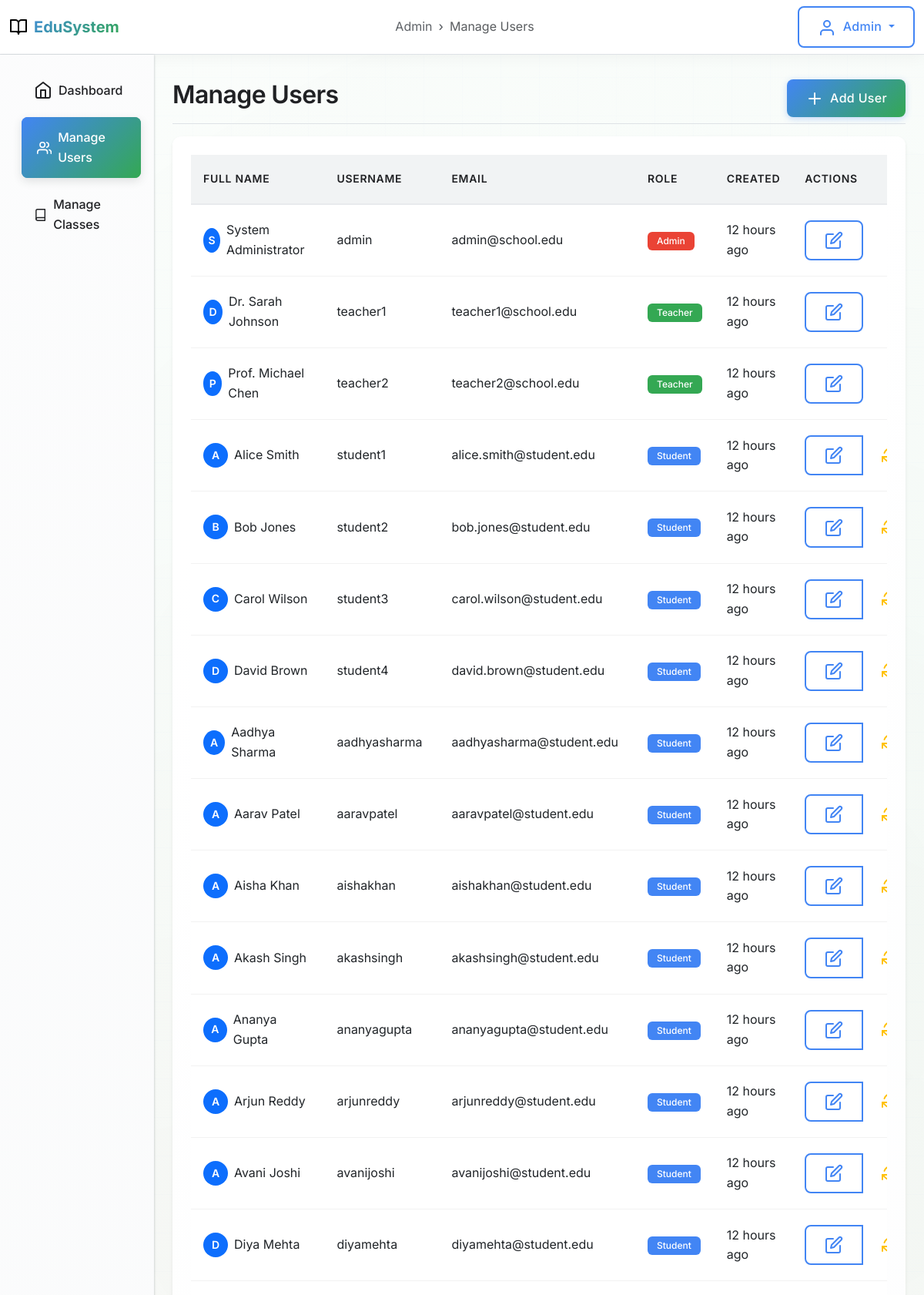
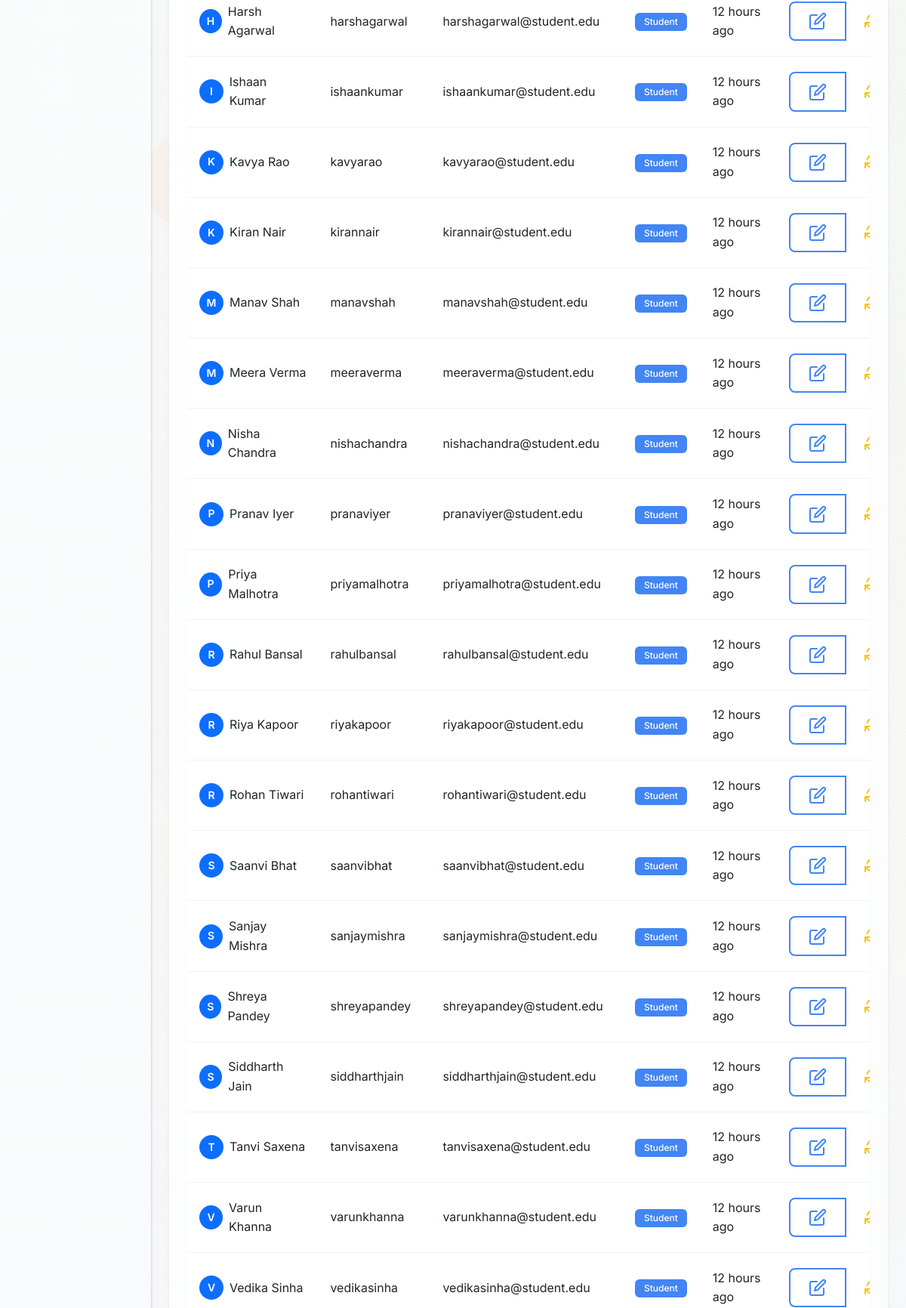
The app's page /admin/users (signed in, upper part) with its own data (2 pictures, top to bottom).
### models.py (models this page shows)
class User(UserMixin, db.Model):
    id = db.Column(db.Integer, primary_key=True)
    username = db.Column(db.String(64), unique=True, nullable=False)
    email = db.Column(db.String(120), unique=True, nullable=False)
    password_hash = db.Column(db.String(256), nullable=False)
    role = db.Column(db.String(20), nullable=False, default='student')  # admin, teacher, student
    full_name = db.Column(db.String(100), nullable=False)
    created_at = db.Column(db.DateTime, default=func.now())
    taught_classes = db.relationship('Class', backref='teacher', lazy=True)
    student_classes = db.relationship('StudentClass', backref='student', lazy=True)
    submissions = db.relationship('Submission', backref='student', lazy=True)

### routes.py (the view)
@app.route('/admin/users')
@requires_role('admin')
def manage_users():
    users = User.query.all()
    return render_template('admin/manage_users.html', users=users)

### utils.py (called while the page is built)
def requires_role(role):
    def decorator(f):
        @wraps(f)
        def decorated_function(*args, **kwargs):
            if 'user_id' not in session:
                flash('Please log in to access this page', 'error')
                return redirect(url_for('login'))
            if session.get('user_role') != role:
                flash('Access denied', 'error')
                return redirect(url_for('index'))
            return f(*args, **kwargs)
        return decorated_function
    return decorator

@app.template_filter('timeago')
def timeago_filter(dt):
    if not dt:
        return 'Never'
    from datetime import datetime
    now = datetime.now()
    diff = now - dt
    if diff.days > 0:
        return f'{diff.days} days ago'
    elif diff.seconds > 3600:
        hours = diff.seconds // 3600
        return f'{hours} hours ago'
    elif diff.seconds > 60:
        minutes = diff.seconds // 60
        return f'{minutes} minutes ago'
    else:
        return 'Just now'

### templates/admin/manage_users.html (shortened to what this page needs)
{% extends "base.html" %}
{% block breadcrumbs %}
<li class="breadcrumb-item"><a href="{{ url_for('admin_dashboard') }}">Admin</a></li>
<li class="breadcrumb-item active">Manage Users</li>
{% endblock %}
{% block sidebar %}
<ul class="nav flex-column">
    <li class="nav-item">
        <a class="nav-link" href="{{ url_for('admin_dashboard') }}">
            <i data-feather="home" class="me-2"></i>
            Dashboard
        </a>
    </li>
    <li class="nav-item">
        <a class="nav-link active" href="{{ url_for('manage_users') }}">
            <i data-feather="users" class="me-2"></i>
            Manage Users
        </a>
    </li>
    <li class="nav-item">
        <a class="nav-link" href="{{ url_for('manage_classes') }}">
            <i data-feather="book" class="me-2"></i>
            Manage Classes
        </a>
    </li>
</ul>
{% endblock %}
{% block content %}
<div class="d-flex justify-content-between flex-wrap flex-md-nowrap align-items-center pt-3 pb-2 mb-3 border-bottom">
    <h1 class="h2">Manage Users</h1>
    <div class="btn-toolbar mb-2 mb-md-0">
        <button type="button" class="btn btn-primary" data-bs-toggle="modal" data-bs-target="#createUserModal">
            <i data-feather="plus" class="me-1"></i>
            Add User
        </button>
    </div>
</div>
<div class="card border-0 shadow-sm">
    <div class="card-body">
        <div class="table-responsive">
            <table class="table table-hover">
                <thead class="table-light">
                    <tr>
                        <th>Full Name</th>
                        <th>Username</th>
                        <th>Email</th>
                        <th>Role</th>
                        <th>Created</th>
                        <th>Actions</th>
                    </tr>
                </thead>
                <tbody>
                    {% for user in users %}
                    <tr>
                        <td>
                            <div class="d-flex align-items-center">
                                <div class="avatar-sm bg-primary text-white rounded-circle d-flex align-items-center justify-content-center me-2">
                                    {{ user.full_name[0].upper() }}
                                </div>
                                {{ user.full_name }}
                            </div>
                        </td>
                        <td>{{ user.username }}</td>
                        <td>{{ user.email }}</td>
                        <td>
                            <span class="badge bg-{{ 'danger' if user.role == 'admin' else 'success' if user.role == 'teacher' else 'primary' }}">
                                {{ user.role|title }}
                            </span>
                        </td>
                        <td>{{ user.created_at|timeago }}</td>
                        <td>
                            <div class="btn-group btn-group-sm">
                                <a href="{{ url_for('edit_student', user_id=user.id) }}"
                                   class="btn btn-outline-primary" title="Edit User">
                                    <i data-feather="edit"></i>
                                </a>
                                {% if user.role == 'student' %}
                                <form method="POST" action="{{ url_for('reset_student_credentials', user_id=user.id) }}"
                                      class="d-inline" onsubmit="return confirm('Reset credentials for {{ user.full_name }}?')">
                                    <button type="submit" class="btn btn-outline-warning" title="Reset Credentials">
                                        <i data-feather="refresh-cw"></i>
                                    </button>
                                </form>
                                {% endif %}
                            </div>
                        </td>
                    </tr>
                    {% endfor %}
                </tbody>
            </table>
        </div>
    </div>
</div>
{% endblock %}

### records on screen
User: full_name "S", full_name "System Administrator", username "admin", email "admin@school.edu", role "Admin", created_at "12 hours ago"
User: full_name "D", full_name "Dr. Sarah Johnson", username "teacher1", email "teacher1@school.edu", role "Teacher", created_at "12 hours ago"
User: full_name "P", full_name "Prof. Michael Chen", username "teacher2", email "teacher2@school.edu", role "Teacher", created_at "12 hours ago"
User: full_name "A", full_name "Alice Smith", username "student1", email "alice.smith@student.edu", role "Student", created_at "12 hours ago"
User: full_name "B", full_name "Bob Jones", username "student2", email "bob.jones@student.edu", role "Student", created_at "12 hours ago"
User: full_name "C", full_name "Carol Wilson", username "student3", email "carol.wilson@student.edu", role "Student", created_at "12 hours ago"
User: full_name "D", full_name "David Brown", username "student4", email "david.brown@student.edu", role "Student", created_at "12 hours ago"
User: full_name "A", full_name "Aadhya Sharma", username "aadhyasharma", email "aadhyasharma@student.edu", role "Student", created_at "12 hours ago"
User: full_name "A", full_name "Aarav Patel", username "aaravpatel", email "aaravpatel@student.edu", role "Student", created_at "12 hours ago"
User: full_name "A", full_name "Aisha Khan", username "aishakhan", email "aishakhan@student.edu", role "Student", created_at "12 hours ago"
User: full_name "A", full_name "Akash Singh", username "akashsingh", email "akashsingh@student.edu", role "Student", created_at "12 hours ago"
User: full_name "A", full_name "Ananya Gupta", username "ananyagupta", email "ananyagupta@student.edu", role "Student", created_at "12 hours ago"
User: full_name "A", full_name "Arjun Reddy", username "arjunreddy", email "arjunreddy@student.edu", role "Student", created_at "12 hours ago"
User: full_name "A", full_name "Avani Joshi", username "avanijoshi", email "avanijoshi@student.edu", role "Student", created_at "12 hours ago"
User: full_name "D", full_name "Diya Mehta", username "diyamehta", email "diyamehta@student.edu", role "Student", created_at "12 hours ago"
User: full_name "H", full_name "Harsh Agarwal", username "harshagarwal", email "harshagarwal@student.edu", role "Student", created_at "12 hours ago"
User: full_name "I", full_name "Ishaan Kumar", username "ishaankumar", email "ishaankumar@student.edu", role "Student", created_at "12 hours ago"
User: full_name "K", full_name "Kavya Rao", username "kavyarao", email "kavyarao@student.edu", role "Student", created_at "12 hours ago"
User: full_name "K", full_name "Kiran Nair", username "kirannair", email "kirannair@student.edu", role "Student", created_at "12 hours ago"
User: full_name "M", full_name "Manav Shah", username "manavshah", email "manavshah@student.edu", role "Student", created_at "12 hours ago"
User: full_name "M", full_name "Meera Verma", username "meeraverma", email "meeraverma@student.edu", role "Student", created_at "12 hours ago"
User: full_name "N", full_name "Nisha Chandra", username "nishachandra", email "nishachandra@student.edu", role "Student", created_at "12 hours ago"
User: full_name "P", full_name "Pranav Iyer", username "pranaviyer", email "pranaviyer@student.edu", role "Student", created_at "12 hours ago"
User: full_name "P", full_name "Priya Malhotra", username "priyamalhotra", email "priyamalhotra@student.edu", role "Student", created_at "12 hours ago"
User: full_name "R", full_name "Rahul Bansal", username "rahulbansal", email "rahulbansal@student.edu", role "Student", created_at "12 hours ago"
User: full_name "R", full_name "Riya Kapoor", username "riyakapoor", email "riyakapoor@student.edu", role "Student", created_at "12 hours ago"
User: full_name "R", full_name "Rohan Tiwari", username "rohantiwari", email "rohantiwari@student.edu", role "Student", created_at "12 hours ago"
User: full_name "S", full_name "Saanvi Bhat", username "saanvibhat", email "saanvibhat@student.edu", role "Student", created_at "12 hours ago"
User: full_name "S", full_name "Sanjay Mishra", username "sanjaymishra", email "sanjaymishra@student.edu", role "Student", created_at "12 hours ago"
User: full_name "S", full_name "Shreya Pandey", username "shreyapandey", email "shreyapandey@student.edu", role "Student", created_at "12 hours ago"
User: full_name "S", full_name "Siddharth Jain", username "siddharthjain", email "siddharthjain@student.edu", role "Student", created_at "12 hours ago"
User: full_name "T", full_name "Tanvi Saxena", username "tanvisaxena", email "tanvisaxena@student.edu", role "Student", created_at "12 hours ago"
User: full_name "V", full_name "Varun Khanna", username "varunkhanna", email "varunkhanna@student.edu", role "Student", created_at "12 hours ago"
User: full_name "V", full_name "Vedika Sinha", username "vedikasinha", email "vedikasinha@student.edu", role "Student", created_at "12 hours ago"

### other values on screen
{{ session.user_role|title }} "Admin"
